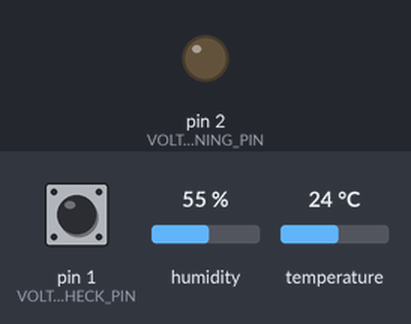
Recording of a sketch running on a simulated Arduino Uno, built with avr-gcc and run on an emulated ATmega328P. On the bench: output pins drawn as LEDs (lit = HIGH). The inputs (shaded band) are chosen by the test bench; at power-on: pin 1 (VOLTAGE_CHECK_PIN) HIGH, humidity 55 %, temperature 24 °C.

Above: at 1.3 s.
1.4 s: pin 1 (VOLTAGE_CHECK_PIN) pulled LOW for 0.6 s
At 2.2 s:
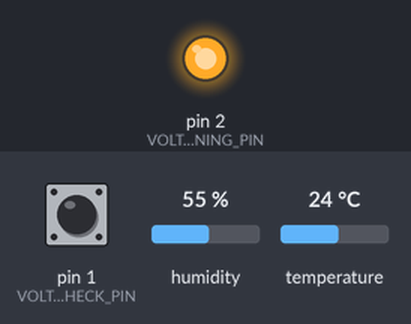
3.9 s: pin 1 (VOLTAGE_CHECK_PIN) pulled LOW for 3.2 s
At 8.5 s:
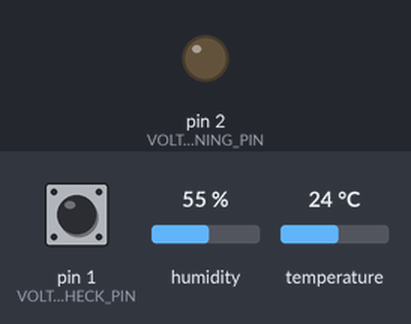
Timing chart, 0 to 10.0 s (numbered marks = the images above; inputs shaded):
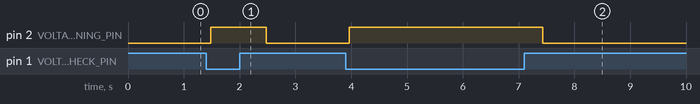

The sketch:

ATINY85_Version_HC05_Temp_sensor.ino
```cpp
/* ATINY85 Version.
 *
 * Receieves data from a DHT11 Sensor and sends
 * it via a bluetooth connection.
 *
 * BMP0180 is not - and will not - be supported...Due to it has no more pins and memory constraits :-(
 *
 * Lesson learned here: 8kB of Ram is not much when programming in 6502 assembler or Basic. It is
 * even less, when programming in C... => A way to save a big amount of ram is: Use the 'F' macro for
 * string literals as often as possible and do not use C's String- library.
 *
 * Issues: Voltage check string is not shown on device.....
 *
 */
#define FIRMWARE_VERSION "V1.0.0B for ATINY85 MC"
#define HARDWARE_STATUS  "ATIN85: Air pressure data not supported"

#include <SoftwareSerial.h>
#include <dht11.h>

// Pre defines
#define RX 3
#define TX 4
#define DHT11PIN 0

// Dht11
dht11 DHT11;
#define VOLTAGE_CHECK_PIN       1
#define VOLTAGE_LOW_WARNING_PIN 2

// Serial connection
SoftwareSerial mySerial(RX,TX);
int chk;

// Underspannung?
String voltageStatus;

void setup() {

  // Nothing to do for dht11

  // Voltage check pins
  pinMode(VOLTAGE_CHECK_PIN,INPUT_PULLUP);
  pinMode(VOLTAGE_LOW_WARNING_PIN,OUTPUT);

  // Setup serial connection
  pinMode(RX,INPUT);
  pinMode(TX,OUTPUT);
  pinMode(DHT11PIN,INPUT);

  mySerial.begin(9600);
}

void loop() {
  // Voltage check
  int voltageCheck=digitalRead(VOLTAGE_CHECK_PIN);
  if (voltageCheck==HIGH){
    voltageStatus=F("ok");
    digitalWrite(VOLTAGE_LOW_WARNING_PIN,LOW);
  } else {
    voltageStatus=F("Low");
    digitalWrite(VOLTAGE_LOW_WARNING_PIN,HIGH);
  }
  // Bmp0180 mot supported yet
  float bmpPressure_MB,bmpAltitude_m;

  // Get sensor data and send serially...
  int chk = DHT11.read(DHT11PIN);
  float humidity=DHT11.humidity;
  float temp_DEGREES=DHT11.temperature;
  float farenheit=temp_DEGREES*1.8+32;

  // This string was to much for the ATINY85's 8kB, so i disapeared and was never send....
  // String temperatureData="{\"firmware_version\":\""+fwVersion+"\",\"hardware_status\":\""+hwStatus+"\",\"voltage_status\":\""+voltageStatus+"\",\"temperature_degrees\":"+(float)temp_DEGREES+",\"temperature_farenheit\":"+farenheit+",\"huminidity\":"+humidity+",\"pressure\":\"-\",\"altitude\":"+bmpAltitude_m+"}";
  //
  // This is the workaround for the problem mentioned above. Esentially one should avoid the C- String which
  // uses to much memory. When using String- literals, one should use the F- macro
  //
  // See also: https://forum.arduino.cc/index.php?topic=349383.0
  //
  mySerial.print("{\"firmware_version\":");
  mySerial.print("\"");
  mySerial.print(FIRMWARE_VERSION);
  mySerial.print("\"");
  mySerial.print(",");


  mySerial.print("\"hardware_status\":");
  mySerial.print("\"");
  mySerial.print(HARDWARE_STATUS);
  mySerial.print("\"");
  mySerial.print(",");

  mySerial.print("\"voltage_status\":");
  mySerial.print("\"");
  mySerial.print(voltageStatus);
  mySerial.print("\"");
  mySerial.print(",");

  mySerial.print("\"temperature_degrees\":");
  mySerial.print(temp_DEGREES);
  mySerial.print(",");

  mySerial.println("\"temperature_farenheit\":");
  mySerial.print(farenheit);
  mySerial.print(",");

  mySerial.println("\"huminidity\":");
  mySerial.print(humidity);

  mySerial.println("}");

  delay(250);
}
```

Measured:
- after the input at 1.4 s, pin 2 (VOLTAGE_LOW_WARNING_PIN): LOW → HIGH after 0.09 s, → LOW 0.99 s later
- after the input at 3.9 s, pin 2 (VOLTAGE_LOW_WARNING_PIN): LOW → HIGH after 0.06 s, → LOW 3.5 s later
